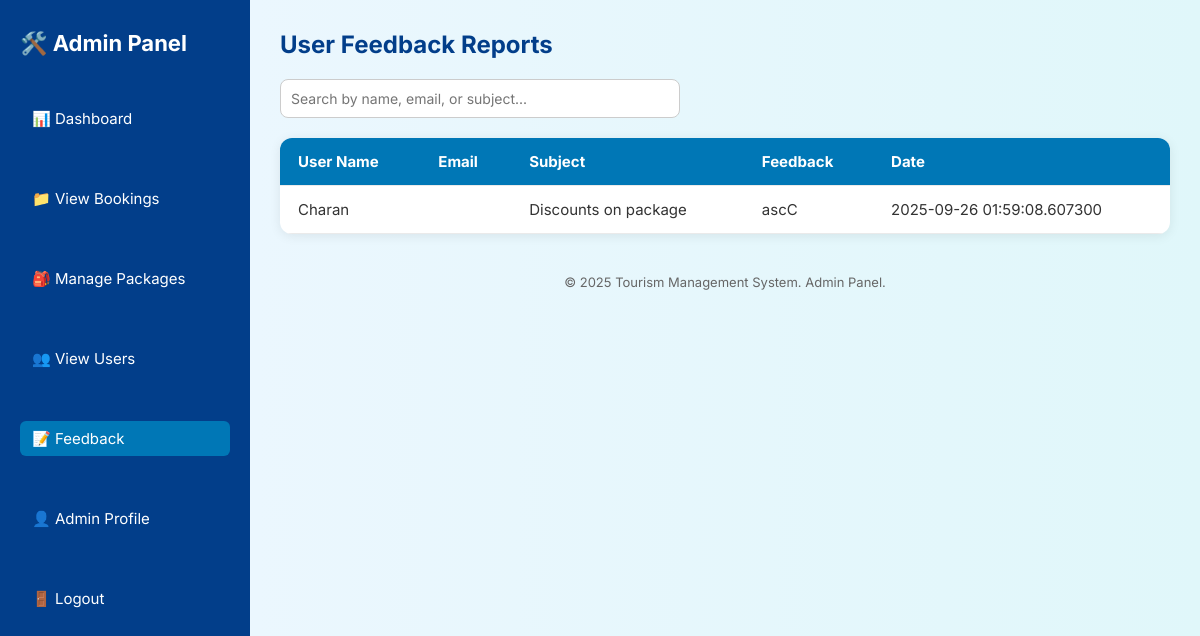
Page /admin/feedback (signed in) on the earlier database version.
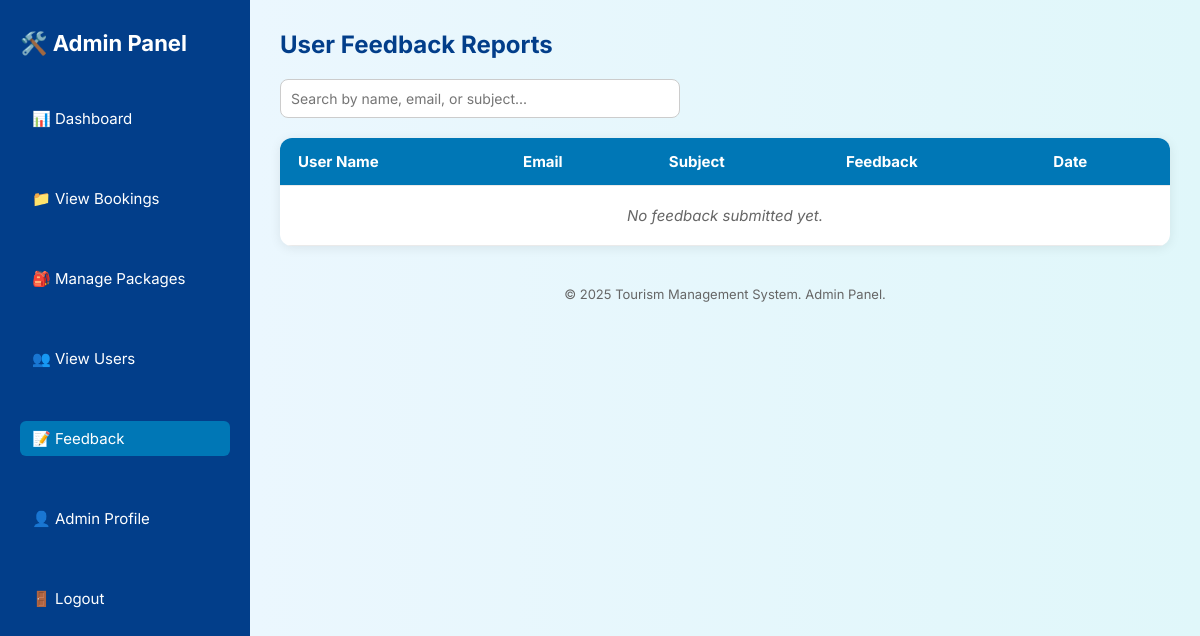
Same page on the later database version.
### tables this page shows
CREATE TABLE feedback (
        id INTEGER PRIMARY KEY AUTOINCREMENT,
        name TEXT NOT NULL,
        user_email TEXT NOT NULL,
        subject TEXT NOT NULL,
        message TEXT NOT NULL,
        submitted_on DATETIME DEFAULT CURRENT_TIMESTAMP
    );

### app.py (the view)
@app.route('/admin/feedback')
def view_feedback():
    if session.get('role') != 'admin':
        return redirect(url_for('login'))
    db = get_db()
    feedbacks = db.execute("SELECT * FROM feedback ORDER BY submitted_on DESC").fetchall()
    return render_template('feedback_reports.html', feedbacks=feedbacks)

### app.py (called while the page is built)
def get_db():
    if 'db' not in g:
        g.db = sqlite3.connect(DATABASE, timeout=10)
        g.db.row_factory = sqlite3.Row
        g.db.execute('PRAGMA foreign_keys = ON')
    return g.db

### templates/feedback_reports.html (shortened to what this page needs)
<!DOCTYPE html>
<html lang="en">
<head>
</head>
<body>
  <aside class="sidebar">
    <h2>🛠️ Admin Panel</h2>
    <a href="{{ url_for('admin_dashboard') }}" class="nav-link">📊 Dashboard</a>
    <a href="{{ url_for('all_bookings') }}" class="nav-link">📁 View Bookings</a>
    <a href="{{ url_for('admin_packages') }}" class="nav-link">🎒 Manage Packages</a>
    <a href="{{ url_for('view_users') }}" class="nav-link">👥 View Users</a>
    <a href="{{ url_for('feedback_reports') }}" class="nav-link active">📝 Feedback</a>
    <a href="{{ url_for('admin_profile') }}" class="nav-link">👤 Admin Profile</a>
    <a href="{{ url_for('logout') }}" class="nav-link">🚪 Logout</a>
  </aside>
  <main class="main-content">
    <div class="header">
      <h1>User Feedback Reports</h1>
    </div>
    <div class="search-bar">
      <form method="GET" action="{{ url_for('feedback_reports') }}">
        <input type="text" name="q" placeholder="Search by name, email, or subject..." value="{{ request.args.get('q', '') }}">
      </form>
    </div>
    <table>
      <thead>
        <tr>
          <th>User Name</th>
          <th>Email</th>
          <th>Subject</th>
          <th>Feedback</th>
          <th>Date</th>
        </tr>
      </thead>
      <tbody>
        {% for feedback in feedbacks %}
        <tr>
          <td>{{ feedback['name'] }}</td>
          <td>{{ feedback['email'] }}</td>
          <td>{{ feedback['subject'] }}</td>
          <td>{{ feedback['message'] }}</td>
          <td>{{ feedback['submitted_on'] }}</td>
        </tr>
        {% else %}
        <tr>
          <td colspan="5" class="empty-row">No feedback submitted yet.</td>
        </tr>
        {% endfor %}
      </tbody>
    </table>
    <footer>
      &copy; 2025 Tourism Management System. Admin Panel.
    </footer>
  </main>
</body>
</html>

Differences in the rows shown:
removed feedback: name "Charan", subject "Discounts on package", message "ascC", submitted_on "2025-09-26 01:59:08.607300"
Other differences:
text now shown: "No feedback submitted yet."
